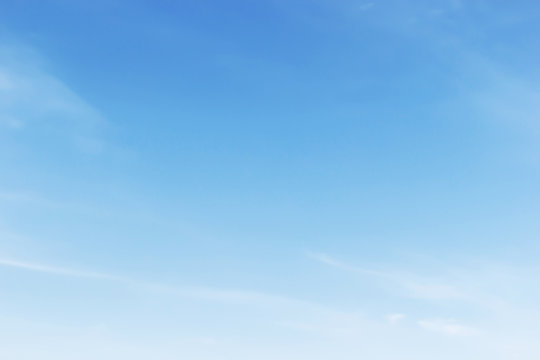
#> input picture Image Interpolation/assets/Image1.jpg, 540 x 360 px
$ jupyter execute --allow-errors main.ipynb
#> lines starting #> are read from the running program, lines starting #| are printed output that depends on the picture
# 🧠 The Artifact Hunt (Application & Visual Analysis)

**Objective:**
Visually identify and document the characteristic artifacts produced by the three main interpolation methods:
- Nearest Neighbor (`cv2.INTER_NEAREST`)
- Bilinear (`cv2.INTER_LINEAR`)
- Bicubic (`cv2.INTER_CUBIC`)

We will use two images:
- `Image1.jpg` → contains smooth areas (sky)
- `Image2.jpg` → contains sharp edges (building)

We will upscale an image by 5x and visually analyze how each interpolation method affects sharp edges and smooth areas.

## Libraries

[cell 1]
import cv2
import matplotlib.pyplot as plt

[cell 2]
# Load both images
img_sky = cv2.imread("assets/Image1.jpg")
#> img_sky is the input picture: shape (360, 540, 3); mean B, G, R 234.5, 193.5, 142.3
img_building = cv2.imread("assets/Image2.jpg")
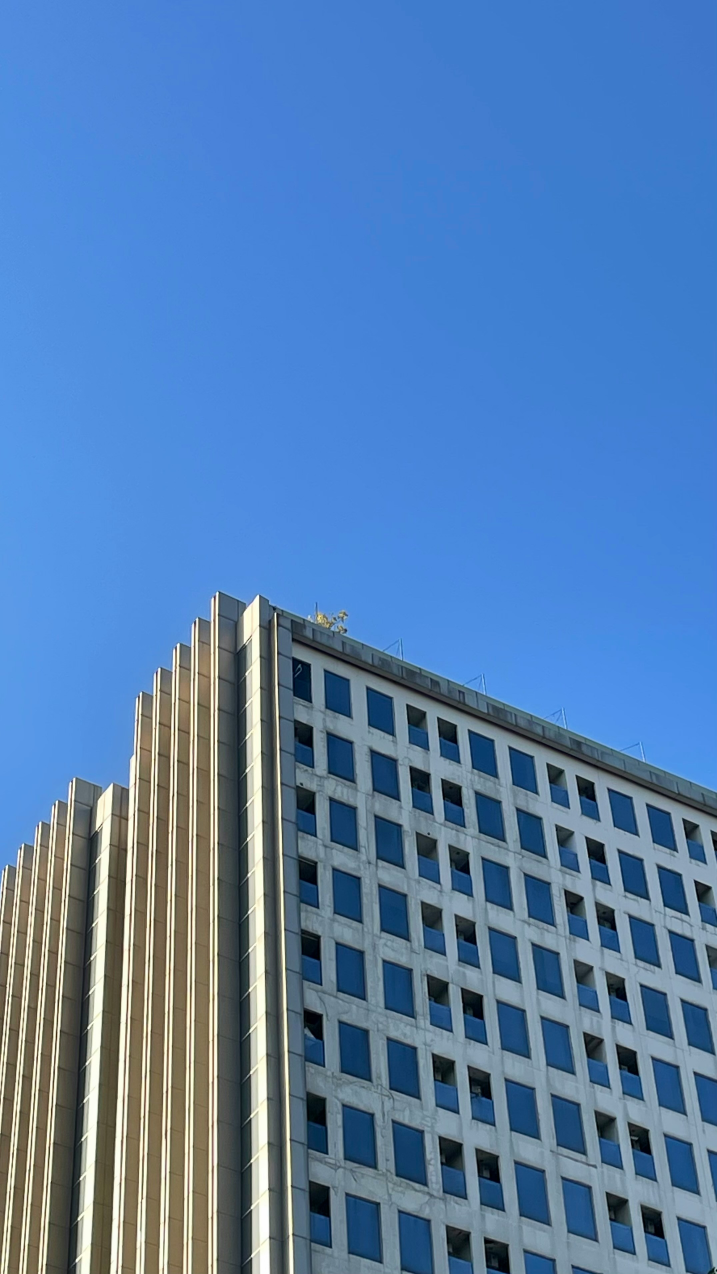
#> input picture Image Interpolation/assets/Image2.jpg, 2150 x 3822 px (shown at 1/3 size)
#> img_building is the input picture: shape (3822, 2150, 3); mean B, G, R 175.4, 126.7, 85.5

# Convert to RGB for display
img_sky = cv2.cvtColor(img_sky, cv2.COLOR_BGR2RGB)
img_building = cv2.cvtColor(img_building, cv2.COLOR_BGR2RGB)

# Upscale factor
scale_factor = 5

# Resize using three interpolation methods
methods = {
    "Nearest": cv2.INTER_NEAREST,
    "Bilinear": cv2.INTER_LINEAR,
    "Bicubic": cv2.INTER_CUBIC,
}

# Create upscaled versions for both images
resized_sky = {
    name: cv2.resize(
        img_sky, None, fx=scale_factor, fy=scale_factor, interpolation=method
    )
    for name, method in methods.items()
}
#> resized_sky = 3 items
resized_building = {
    name: cv2.resize(
        img_building, None, fx=scale_factor, fy=scale_factor, interpolation=method
    )
    for name, method in methods.items()
}
#> resized_building = 3 items

### Visual Comparison — Smooth Image (Sky)

This image contains smooth gradients (e.g., sky), allowing us to observe:
- How each interpolation method handles **blurriness** or **color transitions**.
- Whether any method introduces visible banding or smoothing artifacts.

[cell 3]
plt.figure(figsize=(15,5))
for i, (name, img) in enumerate(resized_sky.items()):
    plt.subplot(1,3,i+1)
    plt.imshow(img)
    plt.title(f"{name} Interpolation")
    plt.axis("off")
#> this loop made 3 passes
#> name on passes 1 to 3: 'Nearest', 'Bilinear', 'Bicubic'
plt.show()
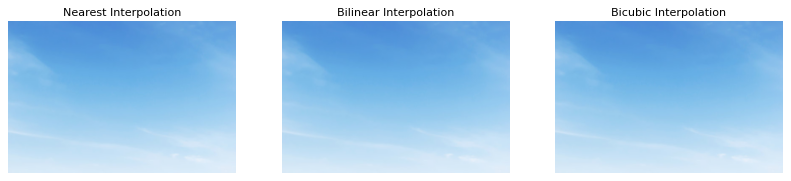
#> figure drawn by matplotlib, 3 panels

### Visual Comparison — Sharp Image (Building)

This image contains strong edges and fine details (e.g., windows, outlines, text).
We’ll examine:
- **Nearest Neighbor** → likely to show “stair-stepping” or blockiness.
- **Bilinear** → smoother edges but may lose detail.
- **Bicubic** → sharper results, possibly with *ringing artifacts* (haloing around edges).

[cell 4]
plt.figure(figsize=(15,5))
#> (the rest of this cell did not finish here and is left out)

## Artifact Analysis

| Property | Nearest Neighbor | Bilinear | Bicubic |
|-----------|------------------|-----------|----------|
| **Edges** | Blocky, stair-step pattern visible on diagonal or curved edges. | Smooth but slightly blurred edges. | Sharp and natural edges, but may show halo effects. |
| **Smooth Areas (Sky)** | Visible pixel blocks and abrupt color transitions. | Smooth transitions but a bit too soft. | Very natural look, retains texture well. |
| **Overall Look** | Harsh and pixelated. | Soft and balanced. | Sharp, high-quality but slower. |

**Observations:**
- Nearest Neighbor exaggerates edges with clear “steps” and blockiness.
- Bilinear smooths colors effectively but loses crispness.
- Bicubic provides the sharpest and most natural-looking results, sometimes overemphasizing contrast.

[cell 5]
# Choose a region of interest from each (tweak x,y,w,h as needed)
x, y, w, h = 200, 200, 100, 100

# Crop from building (for edge details)
crops_building = {name: img[y:y+h, x:x+w] for name, img in resized_building.items()}
#> crops_building = 3 items

plt.figure(figsize=(10,3))
for i, (name, img) in enumerate(crops_building.items()):
    plt.subplot(1,3,i+1)
    plt.imshow(img)
    plt.title(name)
    plt.axis("off")
plt.show()
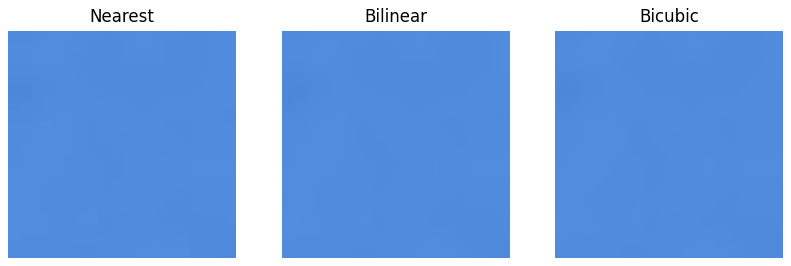
#> figure drawn by matplotlib, 3 panels

### Artifact Observation Results

**1. Stair-stepping or Blockiness:**
The **Nearest Neighbor** interpolation shows the most *stair-stepping* and *blockiness*.
- Diagonal or curved edges (such as roof lines or text outlines) appear jagged and pixelated.
- This happens because Nearest Neighbor simply copies the nearest pixel without blending, causing sharp “steps” instead of smooth transitions.

**2. Blurriness or Mushiness in Smooth Areas:**
The **Bilinear** interpolation produces the most noticeable *blurriness* in smooth regions such as the sky or skin tones.
- It averages the colors of nearby pixels, which smooths gradients but also reduces texture and sharpness.
- As a result, areas that should have slight tonal variation may look overly soft or “mushy.”

**3. Sharper Edges and Ringing Artifacts:**
In the **Bicubic** result, some edges (like building corners or window frames) appear slightly *sharper* than in the original.
- However, this extra sharpness can introduce faint *ringing artifacts* — light or dark halos around high-contrast edges.
- These halos are caused by the cubic interpolation curve overshooting when estimating pixel values near strong transitions.

**Summary:**
| Interpolation | Visible Effect | Description |
|----------------|----------------|--------------|
| **Nearest Neighbor** | Stair-stepping | Jagged edges, harsh transitions |
| **Bilinear** | Blurry / mushy | Softens gradients, loses detail |
| **Bicubic** | Sharper (haloing) | Enhanced detail but possible ringing artifacts |

**Conclusion:**
Each method involves a quality trade-off:
- *Nearest* is blocky but fast,
- *Bilinear* is smooth but less detailed,
- *Bicubic* is sharp and natural but can slightly overshoot around edges.

# ⚙️ Performance Profiling (Speed vs. Quality Trade-off)

**Objective:**
Measure and compare the execution time of the three interpolation methods on a large image and analyze their trade-offs between speed and quality.

## Libraries

[cell 6]
import time
import numpy as np

[cell 7]
# Create a large synthetic image (2000x2000)
large_img = np.random.randint(0, 256, (2000, 2000, 3), dtype=np.uint8)
scale_factor = 3

# Measure execution times
start = time.time()
cv2.resize(large_img, None, fx=scale_factor, fy=scale_factor, interpolation=cv2.INTER_NEAREST)
t_nearest = (time.time() - start) * 1000  # in ms

start = time.time()
cv2.resize(large_img, None, fx=scale_factor, fy=scale_factor, interpolation=cv2.INTER_LINEAR)
t_bilinear = (time.time() - start) * 1000

start = time.time()
cv2.resize(large_img, None, fx=scale_factor, fy=scale_factor, interpolation=cv2.INTER_CUBIC)
t_bicubic = (time.time() - start) * 1000

print(f"Nearest Neighbor: {t_nearest:.2f} ms")
print(f"Bilinear: {t_bilinear:.2f} ms")
print(f"Bicubic: {t_bicubic:.2f} ms")

[cell 8]
import matplotlib.pyplot as plt

methods = ['Nearest', 'Bilinear', 'Bicubic']
times = [t_nearest, t_bilinear, t_bicubic]

plt.figure(figsize=(6,4))
plt.bar(methods, times)
plt.ylabel('Time (ms)')
plt.title('Execution Time Comparison')
plt.show()
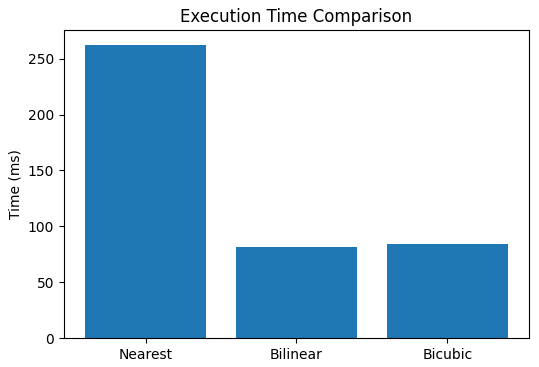
#> figure drawn by matplotlib, 1 panel; tallest bar 262.6 high, from x = -0.4 to 0.4

# Percentage difference
percent_slower = ((t_bicubic - t_bilinear) / t_bilinear) * 100
print(f"Bicubic is approximately {percent_slower:.2f}% slower than Bilinear.")
